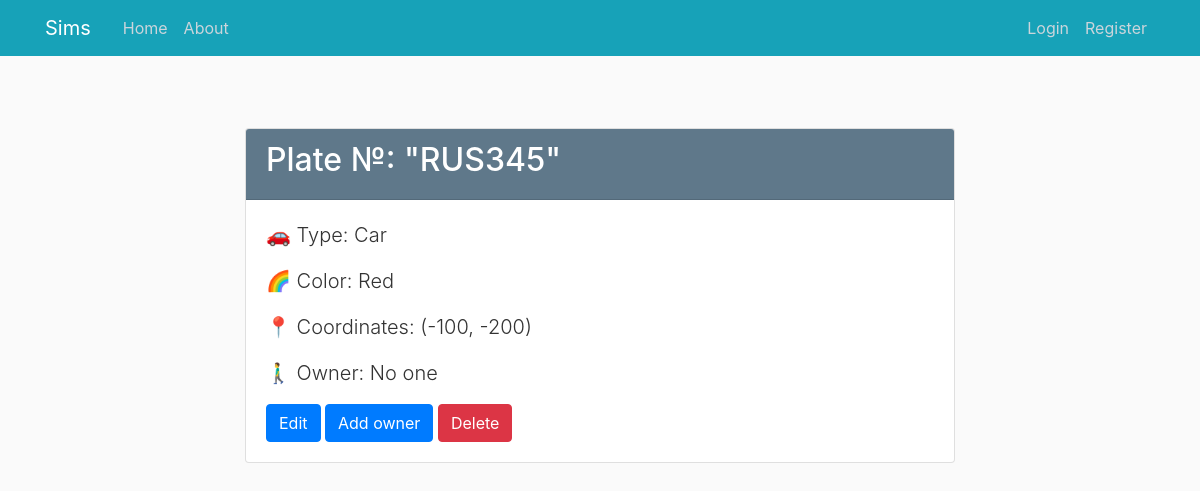
/vehicle/1, run on the app's committed database.
### sims/models.py (models this page shows, shortened)
class Vehicle(db.Model):
    id = db.Column(db.Integer, primary_key=True)
    plate = db.Column(db.String(30), nullable=False)
    type = db.Column(db.Enum(VehicleType), nullable=False)
    color = db.Column(db.Enum(Color), nullable=False)
    x_coordinate = db.Column(db.Integer, nullable=False, default=0)
    y_coordinate = db.Column(db.Integer, nullable=False, default=0)
    human_id = db.Column(db.Integer, db.ForeignKey('human.id'))

### sims/vehicles/routes.py (the view)
@vehicles.route("/vehicle/<int:vehicle_id>")
def vehicle(vehicle_id):
    vehicle = Vehicle.query.get_or_404(vehicle_id)
    human = Human.query.get(vehicle.human_id)
    return render_template('vehicles/vehicle.html', vehicle=vehicle, human=human)

### sims/templates/vehicles/vehicle.html (shortened to what this page needs)
{% extends "layout.html" %}
{% block content %}
    <div class="container mt-5">
        <div class="row justify-content-center">
            <div class="col-md-8">
                <div class="card">
                    <div class="card-header bg-steel text-white">
                        <h2 class="text-white">Plate №: "{{ vehicle.plate }}"</h2>
                    </div>
                    <div class="card-body">
                        <p class="lead">🚗 Type: {{ vehicle.type.value }}</p>
                        <p class="lead">🌈 Color: {{ vehicle.color.value }}</p>
                        <p class="lead">📍 Coordinates: ({{ vehicle.x_coordinate }}, {{ vehicle.y_coordinate }})</p>
                        {% if human %}
                            <p class="lead">🚶‍♂️ Owner: {{ human.name }}</p>
                        {% else %}
                            <p class="lead">🚶‍♂️ Owner: No one</p>
                        {% endif %}
                        <div class="mt-3">
                            <a href="{{ url_for('vehicles.update_vehicle', vehicle_id=vehicle.id) }}" class="btn btn-primary">Edit</a>
                            <a href="{{ url_for('humans.humans_vehicle', vehicle_id=vehicle.id) }}"
                               class="btn btn-primary">Add owner</a>
                            <button class="btn btn-danger" id="deleteBtn" data-toggle="modal"
                                    data-target="#deleteModal">Delete
                            </button>
                        </div>
                    </div>
                </div>
            </div>
        </div>
    </div>
{% endblock content %}

### sims/static/main.css (style rules this page uses)
body { background: #fafafa; color: #333333; margin-top: 5rem; }
h1, h2, h3, h4, h5, h6 { color: #444444; }
.bg-steel { background-color: #5f788a; }

### data on the page
Vehicle: plate "RUS345", type.value "Car", color.value "Red", x_coordinate "-100", y_coordinate "-200"
